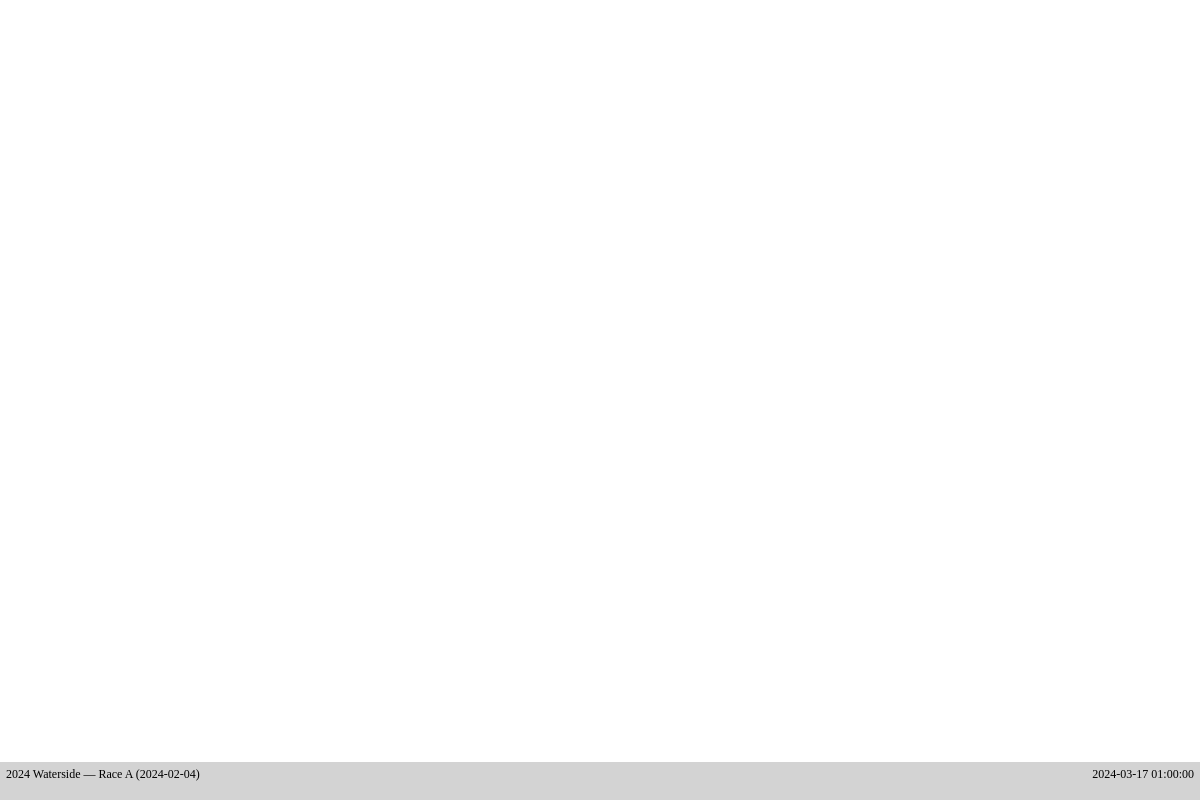
/race/5/entries/paginated (signed in), run on an earlier commit of the app's database.
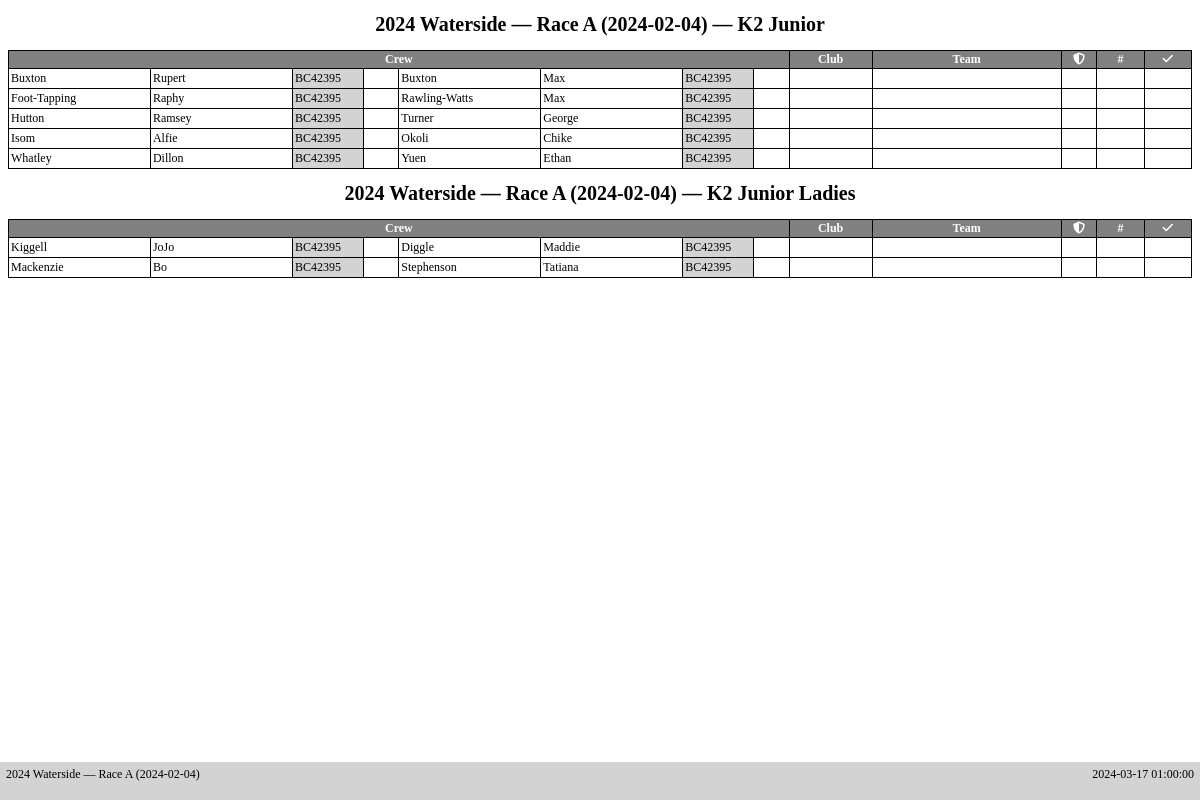
And on a later commit of the database.
### database/database/race.py (models this page shows, shortened)
class Race(Base):
    __tablename__ = "race"
    __table_args__ = (UniqueConstraint("name", "date", name="uq_race_name_date"),)
    id = Column(Integer, primary_key=True)
    name = Column(String, nullable=False)
    date = Column(Date, nullable=False)
    series_id = Column(Integer, ForeignKey(Series.id), index=True)
    time_min_start = Column(String)
    time_max_start = Column(String)
    time_min_finish = Column(String)
    time_max_finish = Column(String)
    time_adjustment = Column(Integer)
    series = relationship(Series, backref="races", lazy="joined")

### database/database/crew.py (models this page shows, shortened)
class Crew(Base):
    __tablename__ = "crew"
    id = Column(Integer, primary_key=True)
    paddler_id = Column(Integer, ForeignKey(Paddler.id), index=True)
    club_id = Column(String(3), ForeignKey(Club.id), index=True)
    entry_id = Column(Integer, ForeignKey(Entry.id), index=True)
    team_id = Column(Integer, ForeignKey(Team.id), index=True)
    services = Column(Boolean, server_default=expression.false())
    due = Column(Numeric)
    paid = Column(Numeric)
    team = relationship(Team, backref="crews", lazy="joined")
    paddler = relationship(Paddler, backref="crews", lazy="joined")
    club = relationship("Club", backref="crews", lazy="joined")
    entry = relationship(Entry, lazy="joined", overlaps="crews")

### database/database/category.py (models this page shows, shortened)
class Category(Base):
    __tablename__ = "category"
    __table_args__ = (UniqueConstraint("label", name="uq_category_label"),)
    id = Column(Integer, primary_key=True)
    label = Column(String)

### database/database/entry.py (models this page shows, shortened)
class Entry(Base):
    __tablename__ = "entry"
    id = Column(Integer, primary_key=True)
    race_id = Column(Integer, ForeignKey(Race.id), index=True)
    category_id = Column(Integer, ForeignKey(Category.id), index=True)
    boat_type = Column(boat_type, index=True)
    entry_number = Column(Integer)
    series_id = Column(Integer, ForeignKey(Series.id), index=True)
    time_start = Column(String)
    time_finish = Column(String)
    time_adjustment = Column(Integer)
    registered = Column(Boolean, default=False, nullable=False)
    retired = Column(Boolean, default=False, nullable=False)
    scratched = Column(Boolean, default=False, nullable=False)
    disqualified = Column(Boolean, default=False, nullable=False)
    note = Column(Text)
    category = relationship(Category, backref="entries", lazy="joined")
    race = relationship(Race, backref="entries", lazy="joined")
    race_number = relationship("Number", secondary="number_entry", uselist=False)
    crews = relationship("Crew", lazy="joined", order_by="Crew.paddler_id")
    @property
    def team(self):
        teams = [crew.team for crew in self.crews]
        teams = list(set(teams))
        if len(teams) == 1:
            return teams[0]
        else:
            return None
    @property
    def services(self):
        services = [crew.services for crew in self.crews]
        return len(services) > 0 and all(services)
    @property
    def clubs(self):
        clubs = [crew.club for crew in self.crews]
        clubs = [club.code for club in clubs]
        return "/".join(clubs)

### database/database/paddler.py (models this page shows, shortened)
class Paddler(Base):
    __tablename__ = "paddler"
    id = Column(Integer, primary_key=True)
    membership_number = Column(Integer)
    membership_expiry = Column(Date)
    membership_body_id = Column(Integer, ForeignKey(MembershipBody.id))
    division = Column(Integer)
    title = Column(String)
    first = Column(String)
    middle = Column(String)
    last = Column(String)
    suffix = Column(String)
    dob = Column(Date)
    address = Column(String)
    email = Column(String)
    phone = Column(String)
    emergency_name = Column(String)
    emergency_phone = Column(String)
    age_group_id = Column(Integer, ForeignKey(AgeGroup.id), index=True)
    age_group = relationship(AgeGroup, backref="paddlers", lazy="joined")
    membership_body = relationship(MembershipBody, backref="paddlers", lazy="joined")
    @hybrid_property
    def name(self):
        return combine_names(self.first, self.middle, self.last)
    @property
    def membership(self):
        membership = self.membership_number
        if membership and self.membership_body:
            membership = self.membership_body.acronym + str(membership)
        return membership
    @property
    def membership_expired(self):
        if self.membership_expiry:
            return self.membership_expiry < date.today()
        else:
            return True

class MembershipBody(Base):
    __tablename__ = "membership_body"
    id = Column(Integer, primary_key=True)
    name = Column(String)
    acronym = Column(String)

### paddle/views/race/entries/export.py (the view)
@blueprint.route("/race/<race_id>/entries/paginated")
@login_required
def race_entries_paginated(race_id):
    race = session.get(db.Race, race_id)
    entries = session.query(db.Entry).filter(db.Entry.race_id == race_id).all()
    categories = db.entries_get_categories(entries)
    for entries in categories.values():
        entries.sort(key=lambda x: x.crews[0].paddler.last, reverse=False)
    return render_template(
        "race-entries-paginated.j2",
        race=race,
        categories=categories,
        timestamp=datetime.datetime.now(),
    )

### database/database/entry.py (called while the page is built)
def entries_get_categories(entries):
    categories = set()
    for entry in entries:
        categories.add((entry.category.id, entry.category.label))
    categories = OrderedDict(sorted(categories, key=lambda t: t[0]))
    categories = {label: [] for id, label in categories.items()}
    for entry in entries:
        categories[entry.category.label].append(entry)
    return categories

### paddle/__init__.py (called while the page is built)
def factory():
    app = Flask(__name__, static_url_path="")
    app.secret_key = b"8842f61bd2e13ad8285f57a551e2e6cb3521f38740ac0358e74077714eea0c82"
    app.config["TEMPLATES_AUTO_RELOAD"] = True
    app.config["SECRET_KEY"] = os.urandom(24).hex()
    Bootstrap5(app)
    login_manager = LoginManager()
    login_manager.init_app(app)
    @login_manager.user_loader
    def load_user(user_id):
        return session.query(db.User).get(user_id)
    app.config["LOGIN_DISABLED"] = True
    Bcrypt(app)
    app.register_blueprint(blueprint)
    @app.template_filter("timedelta_hours")
    def timedelta_hours(timedelta):
        seconds = timedelta.total_seconds()
        hours = seconds // 3600
        seconds -= hours * 3600
        minutes = seconds // 60
        seconds -= minutes * 60
        return "%02d:%02d:%02d" % (hours, minutes, seconds)
    return app

### paddle/templates/race-entries-paginated.j2 (shortened to what this page needs)
{% extends "base-minimal.j2" %}
{% block styles %}
<link rel="stylesheet" type="text/css" href="/css/paginated-a4-landscape.css">
<link rel="stylesheet" type="text/css" href="/css/paginated-a4-landscape-compact.css">
{% include 'common/load-css-font-awesome.j2' %}
{% endblock %}
{% block footer %}
<div style="width: 100%;">
    <div class="title">
        {{ race.name }} ({{ race.date }})
    </div>
    <div class="timestamp">
        {{ timestamp.strftime('%Y-%m-%d %H:%M:%S') }}
    </div>
</div>
{% endblock %}
{% block content %}
{% for category, entries in categories.items() %}
<div class="break">
    <h1 style="text-align: center;">{{ race.name }} ({{ race.date }}) — {{ category }}</h1>
    <table class="border">
        <thead>
            <tr>
                <th style="text-align: center;" colspan="8">Crew</th>
                <th style="width: 7%; text-align: center;">Club</th>
                <th style="width: 16%; text-align: center;">Team</th>
                <th style="width: 3%; text-align: center;"><i class="fas fa-shield-alt"></i></th>
                <th style="width: 4%; text-align: center;">#</th>
                <th style="text-align: center;"><i class="fas fa-check"></i></th>
            </tr>
        </thead>
        <tbody>
            {% for entry in entries %}
            <tr>
                <td style="width: 12%;">
                    {{ entry.crews[0].paddler.last }}
                </td>
                <td style="width: 12%;">
                    {{ entry.crews[0].paddler.first }}
                </td>
                <td style="width: 6%;" class="{% if entry.crews[0].paddler.membership_expired %}expired{% endif %}">
                    {% if entry.crews[0].paddler.membership %}{{ entry.crews[0].paddler.membership }}{% endif %}
                </td>
                <td style="width: 3%;">
                </td>
                <td style="width: 12%;">
                    {% if entry.crews[1] %}
                    {{ entry.crews[1].paddler.last }}
                    {% endif %}
                </td>
                <td style="width: 12%;">
                    {% if entry.crews[1] %}{{ entry.crews[1].paddler.first }}{% endif %}
                </td>
                <td style="width: 6%;" class="{% if entry.crews[1] and entry.crews[1].paddler.membership_expired %}expired{% endif %}">
                    {% if entry.crews[1] and entry.crews[1].paddler.membership %}
                    {{ entry.crews[1].paddler.membership }}
                    {% endif %}
                </td>
                <td style="width: 3%;">
                </td>
                <td style="text-align: center;">{{ entry.clubs }}</td>
                <td>{% if entry.team %}{{ entry.team }}{% endif %}</td>
                <td style="text-align: center;">{% if entry.services %}<i class="fas fa-check"></i>{% endif %}</td>
                <td style="text-align: center;">{% if entry.race_number %}{{ entry.race_number }}{% endif %}</td>
                <td></td>
            </tr>
            {% endfor %}
        </tbody>
    </table>
</div>
{% endfor %}
{% endblock %}

### paddle/templates/base-minimal.j2 (shortened to what this page needs)
<!doctype html>
<html lang="en">
<head>
    {% block head %}
    {% block styles %}
    {% endblock %}
    {% endblock %}
</head>
<body>
    <main>
        <div class="container">
            {% block content %}
            {% endblock %}
        </div>
    </main>
    <footer class="fixed-bottom">
        {% block footer %}
        {% endblock %}
    </footer>
</body>
</html>

### paddle/templates/common/load-css-font-awesome.j2
<link rel="stylesheet" type="text/css" href="/css/font-awesome-all-6.2.0.min.css">

### paddle/static/css/paginated-a4-landscape.css (style rules this page uses)
footer, header { position: fixed; left: 0; right: 0; font-size: 12px; }
footer { background-color: lightgray; color: black; bottom: 0cm; height: 1cm; padding: 0 0.5em 0 0.5em; display: flex; align-items: center; }
footer .title { float: left; position: relative; top: 50%; transform: translateY(-50%); }
.timestamp { float: right; position: relative; top: 50%; transform: translateY(-50%); }
div.break { page-break-before: always; }
h1 { font-size: 20px; }
table { width: 100%; }
table.border { border-color: black; border-style: solid; border-width: 1px 0 0 1px; border-spacing: 0; }
table.border td { border-color: black; border-style: solid; border-width: 0 1px 1px 0; border-spacing: 0px; }
table.border th { border-color: black; border-style: solid; border-width: 0 1px 1px 0; background-color: gray; color: white; font-size: 12px; }
td { font-size: 14px; padding: 2px; }

### paddle/static/css/paginated-a4-landscape-compact.css (style rules this page uses)
footer, header { font-size: 12px; }
h1 { font-size: 20px; }
table.border th { font-size: 12px; }
td { font-size: 12px; }
.expired { background-color: lightgray; }

What changed in the data, as far as the page shows it:
added Crew: {{ race.name }} "2024 Waterside — Race A", {{ race.date }} "2024-02-04", label "K2 Junior"
added Entry: last "Buxton", first "Rupert", acronym "BC42395", first "Max", shown under "2024 Waterside — Race A"
added Entry: last "Foot-Tapping", first "Raphy", acronym "BC42395", last "Rawling-Watts", first "Max", shown under "2024 Waterside — Race A"
added Entry: last "Hutton", first "Ramsey", acronym "BC42395", last "Turner", first "George", shown under "2024 Waterside — Race A"
added Entry: last "Isom", first "Alfie", acronym "BC42395", last "Okoli", first "Chike", shown under "2024 Waterside — Race A"
added Entry: last "Whatley", first "Dillon", acronym "BC42395", last "Yuen", first "Ethan", shown under "2024 Waterside — Race A"
added Crew: {{ race.name }} "2024 Waterside — Race A", {{ race.date }} "2024-02-04", label "K2 Junior Ladies"
added Entry: last "Kiggell", first "JoJo", acronym "BC42395", last "Diggle", first "Maddie", shown under "2024 Waterside — Race A"
added Entry: last "Mackenzie", first "Bo", acronym "BC42395", last "Stephenson", first "Tatiana", shown under "2024 Waterside — Race A"
